Frame 1 (no input): blank canvas, image omitted
Frame 60 (no input): blank canvas, image omitted
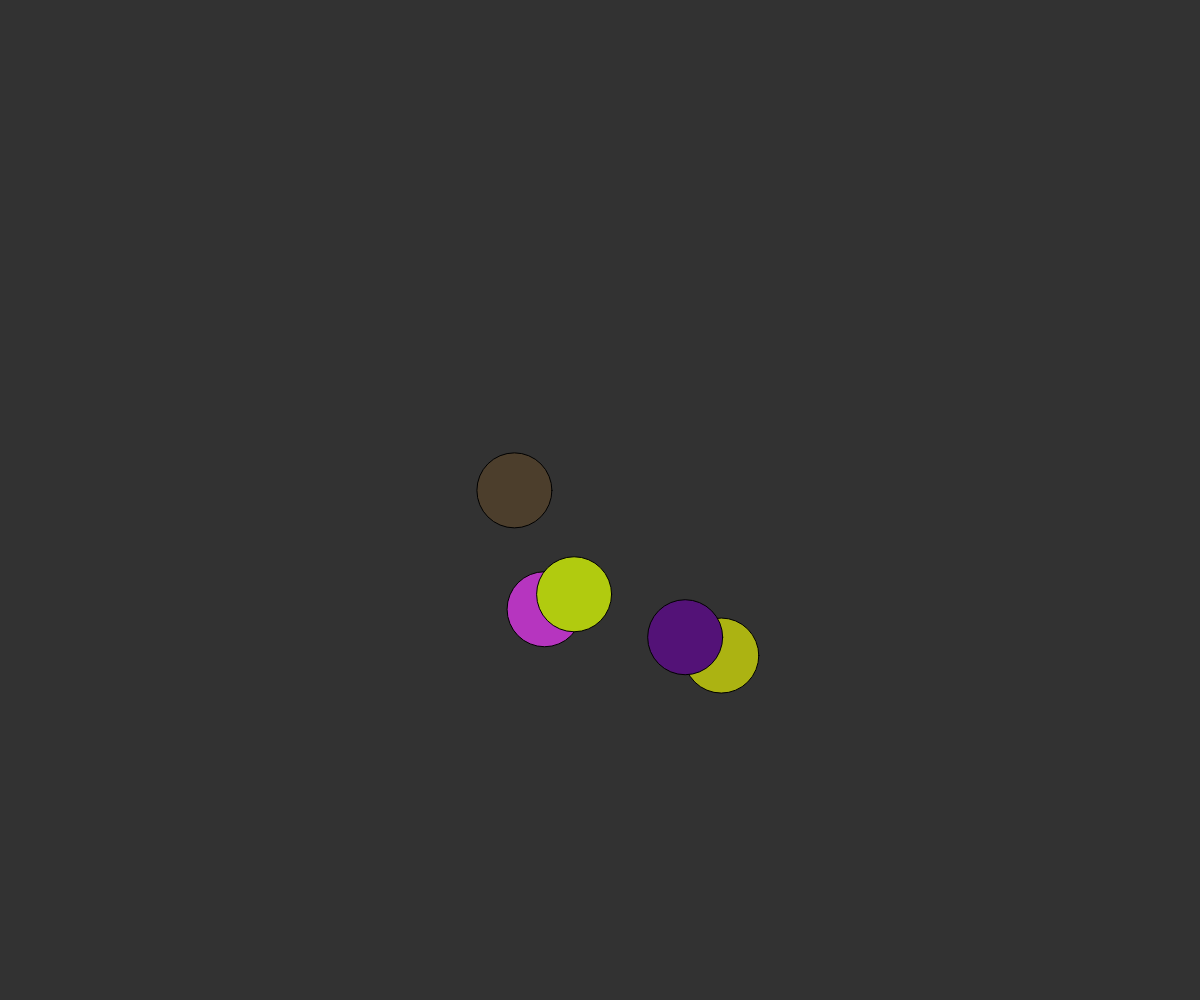
Frame 120 (the mouse pressed at the canvas centre since frame 60)

The p5.js sketch whose frames 1 and 60 were blank and that drew this single picture after the mouse press (run headless with seeded random() and noise() and a simulated clock; from frame 60 on, the mouse is pressed at the canvas centre):

// p5.js sketch
// ── sketch.js
let bubbles = [];

// 1 time, good for variable initialization
function setup() {
  createCanvas(innerWidth, innerHeight);
}

// 60 fps
function draw() {
  background(color(50, 50, 50));

  bubbles.forEach(bubble => {
    bubble.update();
    bubble.display();
  });
}

function mousePressed() {
  for (let i = 0; i < 5; i++) {
    const position = createVector(mouseX, mouseY);
    const col = color(random(0, 255), random(0, 255), random(0, 255));

    const bubble = new Bubble(position, col);

    bubbles.push(bubble);
  }
}

class Bubble {
  constructor(position, col) {
    this.position = position;
    this.col = col;
    this.velocity = createVector(random(-3, 3), random(-3, 3));
  }

  display() {
    push();
    fill(this.col);
    ellipse(this.position.x, this.position.y, 75, 75);
    pop();
  }

  update() {
    this.position.add(this.velocity);

    if (this.isEdges()) {
      this.velocity.mult(-1);
    }
  }

  isEdges() {
    return (
      this.position.x >= width - 37 ||
      this.position.x <= 37 ||
      this.position.y >= height - 37 ||
      this.position.y <= 37
    );
  }
}
